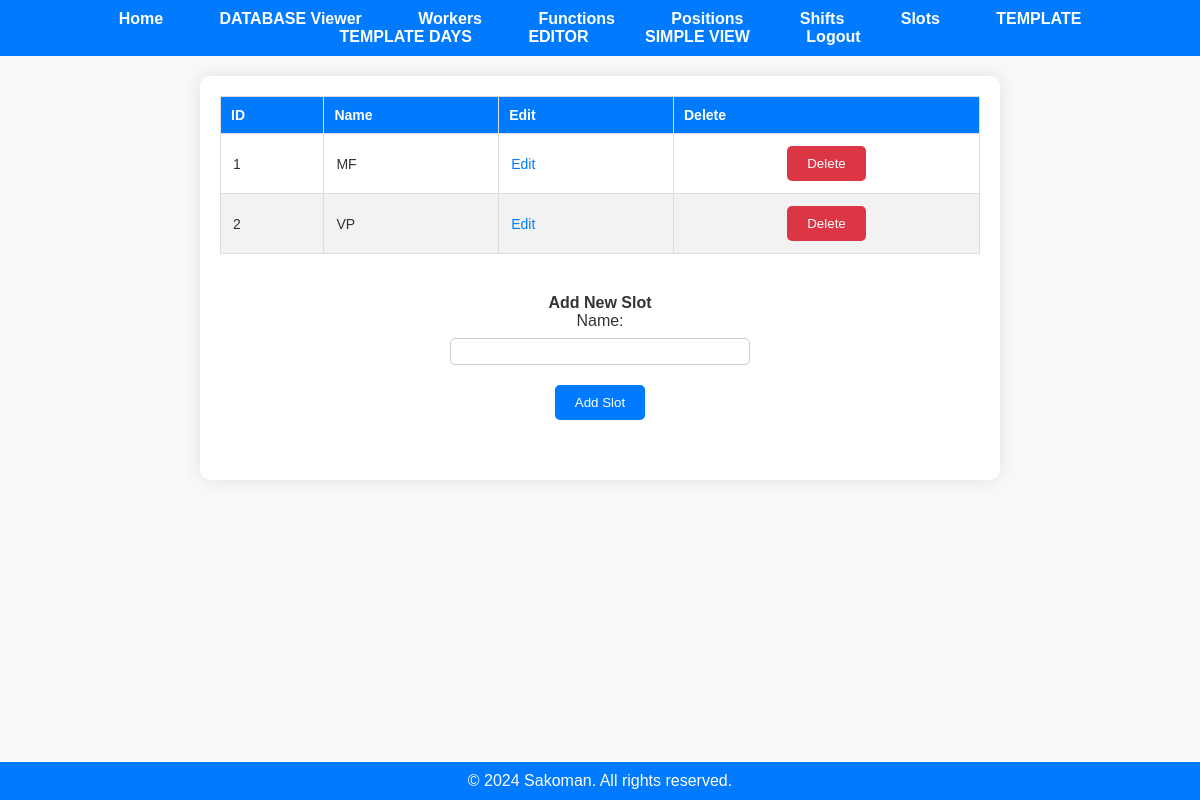
/slots (signed in), run on the app's committed database.
### app.py (models this page shows)
class Slot(db.Model):
    slot_id = db.Column(db.Integer, primary_key=True)
    user_id = db.Column(db.Integer, nullable=False)
    name = db.Column(db.String(50), nullable=False)

### app.py (the view)
@app.route('/slots')
@employer_required
def display_slots():
    if 'user_id' not in session:
        flash('You must be logged in to view this page.', 'error')
        return redirect(url_for('login'))
    user_id = session['user_id']
    slots = fetch_all(user_id, 'Slot')
    return render_template('slots.html', slots=slots)

### app.py (called while the page is built)
@login_manager.user_loader
def load_user(user_id):
    return User.query.get(int(user_id))

def employer_required(func):
    @wraps(func)
    def decorated_function(*args, **kwargs):
        if not current_user.is_authenticated:
            flash('You must be logged in to view this page.', 'error')
            return redirect(url_for('login'))
        if current_user.role != 'employer':
            flash('You do not have permission to view this page.', 'error')
            return redirect('/')
        return func(*args, **kwargs)
    return decorated_function

def fetch_all(user_id, table_name):
    if table_name not in ['Worker', 'Function', 'Position', 'Shift', 'Slot', 'Year_Days', 'Schedule']:
        return None
    table_class = globals()[table_name]
    items = table_class.query.filter_by(user_id=user_id).all()
    return items

### templates/slots.html (shortened to what this page needs)
<!DOCTYPE html>
<html lang="en">
<head>
    <link rel="stylesheet" href="{{ url_for('static', filename='styles.css') }}">
</head>
<body>
    {% include 'navbar.html' %}
    <div class="container">
        <div class="existing-items-section">
            {% if slots %}
                <table class="data-table">
                    <thead>
                        <tr>
                            <th>ID</th>
                            <th>Name</th>
                            <th>Edit</th>
                            <th>Delete</th>
                        </tr>
                    </thead>
                    <tbody>
                        {% for slot in slots %}
                            <tr>
                                <td>{{ slot.slot_id }}</td>
                                <td>{{ slot.name }}</td>
                                <td>
                                    <a href="/edit/{{ table_name }}/{{ slot.slot_id }}" class="action-link">Edit</a>
                                </td>
                                <td>
                                    <form action="/delete/{{ table_name }}/{{ slot.slot_id }}" method="post">
                                        <button type="submit" class="delete-button">Delete</button>
                                    </form>
                                </td>
                            </tr>
                        {% endfor %}
                    </tbody>
                </table>
            {% else %}
                <p>No slots available.</p>
            {% endif %}
        </div>
        <div class="add-item-section">
            <h2>Add New Slot</h2>
            <form action="/add/Slot" method="post" class="add-form">
                <label for="name">Name:</label>
                <input type="text" id="name" name="name">
                <button type="submit" class="add-button">Add Slot</button>
            </form>
        </div>
    </div>
    <div class="footer">
        &copy; 2024 Sakoman. All rights reserved.
    </div>
</body>
</html>

### static/styles.css (style rules this page uses)
* { margin: 0; padding: 0; box-sizing: border-box; }
body { font-family: Arial, sans-serif; background-color: #f8f9fa; color: #333; }
.container { margin: 20px auto; padding: 20px; background-color: #fff; border-radius: 10px; box-shadow: 0 0 20px rgba(0, 0, 0, 0.1); max-width: 800px; }
.container h1, .container h2, .container p { font-size: 16px; text-align: center; }
.container form { display: flex; flex-direction: column; align-items: center; }
.container label { margin-bottom: 8px; }
.container input, .container select { width: 300px; padding: 5px; margin-bottom: 20px; border-radius: 5px; border: 1px solid #ccc; }
.container button, input[type="submit"] { padding: 10px 20px; background-color: #007bff; color: #fff; border: none; border-radius: 5px; cursor: pointer; transition: background-color 0.3s ease, box-shadow 0.3s ease; }
.footer { background-color: #007bff; color: #fff; text-align: center; padding: 10px 0; position: fixed; bottom: 0; left: 0; width: 100%; }
.action-link { color: #007bff; text-decoration: none; margin-right: 10px; transition: color 0.3s ease; }
.add-item-section, .existing-items-section { margin-bottom: 40px; }
table { width: 100%; border-collapse: collapse; margin-bottom: 20px; }
th, td { font-size: 14px; border: 1px solid #ddd; padding: 10px; text-align: left; }
th { background-color: #f2f2f2; }
tr:nth-child(even) { background-color: #f2f2f2; }
table { background-color: #ffffff; overflow-x: auto; }
th { background-color: #007bff; color: #ffffff; }
td { font-size: 14px; padding: 12px; }
.delete-button { background-color: #dc3545 !important; color: #fff !important; padding: 10px 20px !important; border: none !important; border-radius: 5px !important; cursor: pointer !important; }

### data on the page
Slot: slot_id "1", name "MF"
Slot: slot_id "2", name "VP"
